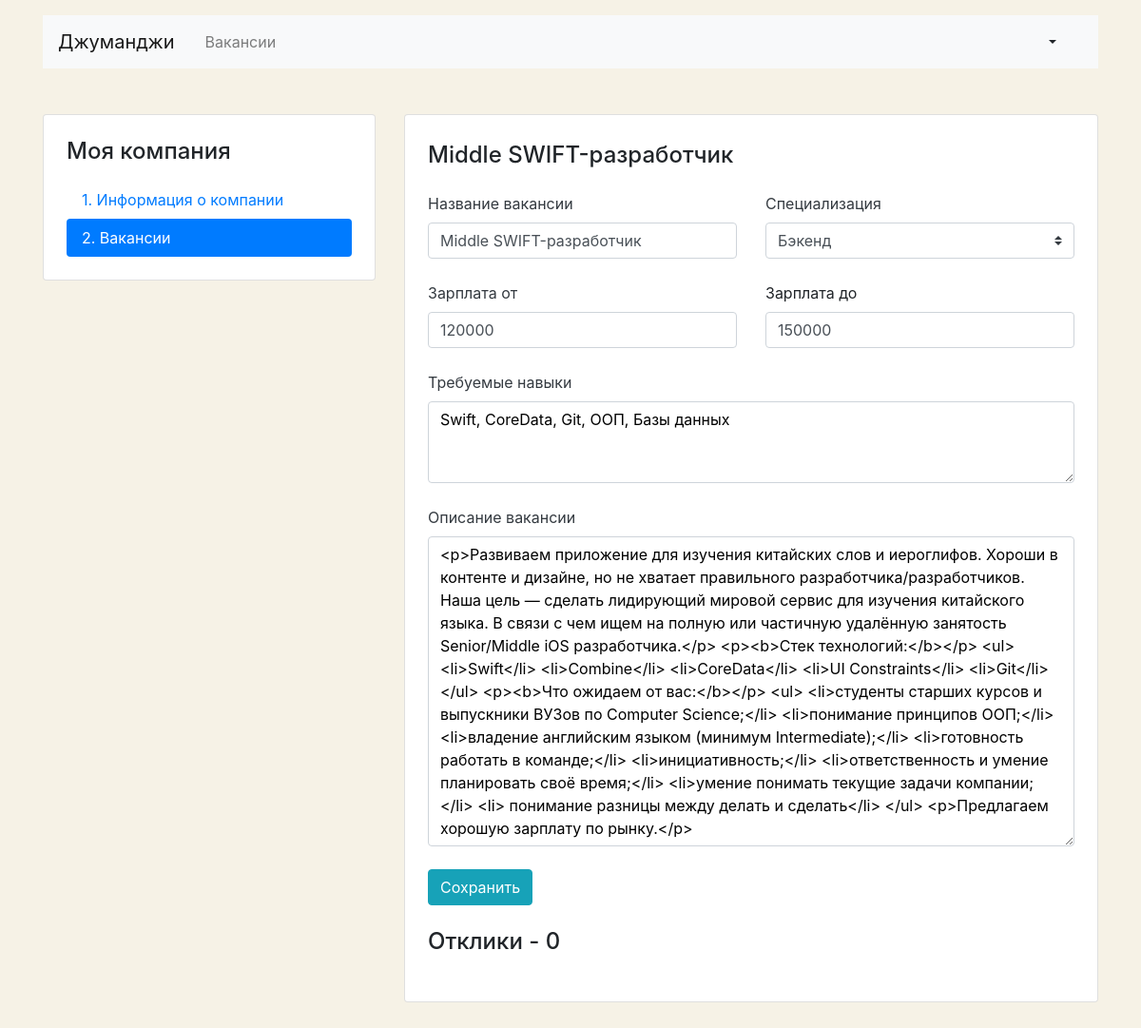
The page /mycompany/vacancies/15/ (signed in) on the database as committed earlier.
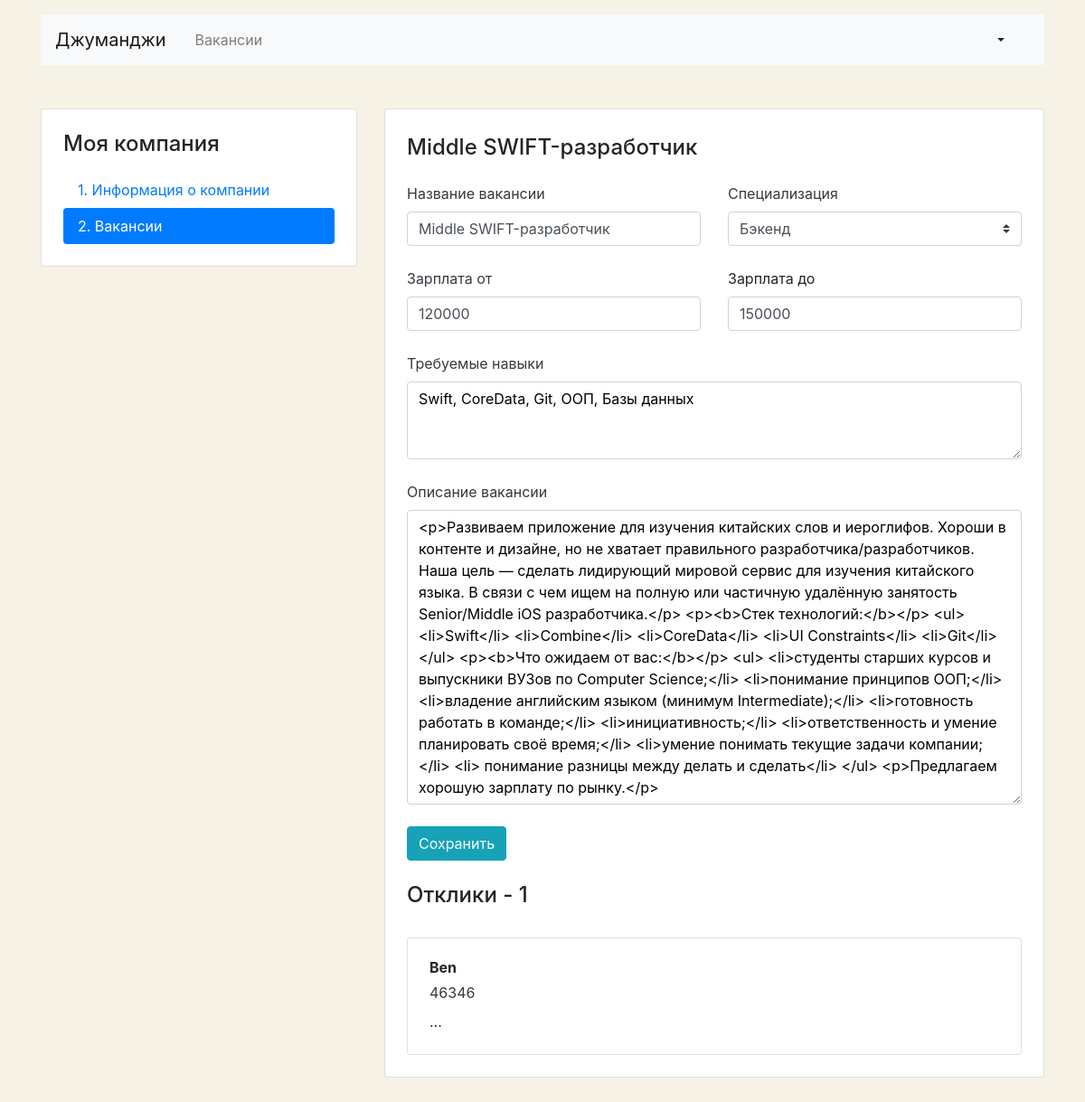
The same page on the database as committed later.
### catalog/models.py (models this page shows, shortened)
class Vacancy(models.Model):
    title = models.CharField(max_length=255, verbose_name='Название вакансии')
    specialty = models.ForeignKey(
        'Specialty',
        related_name='vacancies',
        on_delete=models.CASCADE,
        verbose_name='Специализация',
    )
    company = models.ForeignKey(
        'Company',
        related_name='vacancies',
        on_delete=models.CASCADE,
        verbose_name='Компания',
    )
    skills = models.TextField(verbose_name='Навыки')
    description = models.TextField(verbose_name='Текст')
    salary_min = models.PositiveIntegerField(verbose_name='Зарплата от')
    salary_max = models.PositiveIntegerField(verbose_name='Зарплата до')
    published_at = models.DateField(verbose_name='Опубликовано')
    class Meta:
        verbose_name = 'вакансия'
        verbose_name_plural = 'вакансии'
        ordering = ('-published_at',)

class Specialty(models.Model):
    code = models.SlugField(unique=True, verbose_name='Код')
    title = models.CharField(unique=True, max_length=255, verbose_name='Название')
    picture = models.ImageField(upload_to=settings.MEDIA_SPECIALITY_IMAGE_DIR, verbose_name='Картинка')
    class Meta:
        verbose_name = 'специализация'
        verbose_name_plural = 'специализации'
    def __str__(self):
        return self.title

class Application(models.Model):
    written_username = models.CharField(max_length=255, verbose_name='Имя')
    written_phone = models.CharField(max_length=255, verbose_name='Телефон')
    written_cover_letter = models.TextField(verbose_name='Сопроводительное письмо')
    vacancy = models.ForeignKey(
        Vacancy,
        related_name='applications',
        on_delete=models.CASCADE,
        verbose_name='Вакансия',
    )
    user = models.ForeignKey(
        User,
        related_name='applications',
        on_delete=models.CASCADE,
        verbose_name='Пользователь',
    )
    class Meta:
        verbose_name = 'отклик'
        verbose_name_plural = 'отклики'

### catalog/views.py (the view, shortened to what this page needs)
class MyCompanyVacancyUpdate(LoginRequiredMixin, UpdateView):
    form_class = VacancyForm
    template_name = 'catalog/employer/mycompany_vacancy.html'
    def get_object(self, queryset=None):
        vacancy_id = self.kwargs['vacancy_id']
        try:
            vacancy = (
                Vacancy.objects.prefetch_related('applications')
                .select_related('specialty')
                .annotate(applications_count=Count('applications'))
                .get(id=vacancy_id, company__owner=self.request.user)
            )
        except Vacancy.DoesNotExist:
            raise PermissionDenied('Вы не можете редактировать вакансии чужой компании.')
        return vacancy
    def get(self, request, *args, **kwargs):
        vacancy = self.get_object()
        form = self.form_class(instance=vacancy)
        msgs = [msg.message for msg in request._messages]
        msg = msgs[0] if msgs else ''
        context = {
            'form': form,
            'vacancy': vacancy,
            'msg': msg,
            'page': 'vacancies',
            'title': vacancy.title,
        }
        return render(request, self.template_name, context)

### catalog/forms.py
class VacancyForm(forms.ModelForm):
    specialty = forms.ModelChoiceField(queryset=Specialty.objects.all())
    class Meta:
        model = Vacancy
        fields = ('title', 'specialty', 'salary_min', 'salary_max', 'skills', 'description')

### catalog/templates/catalog/employer/mycompany_vacancy.html (shortened to what this page needs)
{% extends 'base.html' %}
{% block content %}
  <main class="container mt-3 pb-5">
    <div class="row mt-5">
      {% include 'catalog/employer/includes/mycompany_sidebar.html' %}
      <div class="col-12 col-lg-8">
        <div class="card">
          <div class="card-body px-4 pb-4 tab-content">
            <section>
              <h2 class="h4 pt-2 pb-3">{{title}}</h2>
              {% if title == 'Создание вакансии' %}
                {% include 'catalog/employer/includes/mycompany_vacancy_create_form.html' %}
              {% else %}
                {% include 'catalog/employer/includes/mycompany_vacancy_update_form.html' %}
              {% endif %}
            </section>
            {% if title != 'Создание вакансии' %}
              <h2 class="h4 pt-2 pb-3">Отклики - {{vacancy.applications_count}}</h2>
              <section id="applications">
                {% for application in vacancy.applications.all %}
                  <div class="card mt-3">
                    <div class="card-body px-4">
                      <p class="mb-1 font-weight-bold">{{application.written_username}}</p>
                      <p class="mb-2">
                        <a href="tel:{{application.written_phone}}" class="text-dark">{{application.written_phone}}</a>
                      </p>
                      <p class="mb-1">{{application.written_cover_letter}}</p>
                    </div>
                  </div>
                {% endfor %}
              </section>
            {% endif %}
          </div>
        </div>
      </div>
    </div>
  </main>
{% endblock %}

### catalog/templates/catalog/employer/includes/mycompany_vacancy_update_form.html (shortened to what this page needs)
<form action="" method="post" enctype="multipart/form-data">
  <div class="row">
    <div class="col-12 col-md-6">
      <div class="form-group pb-2">
        <label class="mb-2 text-dark" for="vacancyTitle">Название вакансии</label>
        <input class="form-control" name="title" type="text" value="{{form.initial.title}}" id="vacancyTitle">
      </div>
    </div>
    <div class="col-12 col-md-6">
      <div class="form-group pb-2">
        <label class="mb-2 text-dark" for="userSpecialization">Специализация</label>
        <select class="custom-select mr-sm-2" name="specialty" id="userSpecialization">
          <option selected value="{{vacancy.specialty.id}}">{{vacancy.specialty}}</option>
        </select>
      </div>
    </div>
  </div>
  <div class="row">
    <div class="col-12 col-md-6">
      <div class="form-group pb-2">
        <label class="mb-2 text-dark" for="vacancySalaryMin">Зарплата от</label>
        <input class="form-control" name="salary_min" type="text" value="{{form.initial.salary_min}}" id="vacancySalaryMin">
      </div>
    </div>
    <div class="col-12 col-md-6">
      <div class="form-group pb-2">
        <label class="mb-2" for="vacancySalaryMax">Зарплата до</label>
        <input class="form-control" name="salary_max" type="text" value="{{form.initial.salary_max}}" id="vacancySalaryMax">
      </div>
    </div>
  </div>
  <div class="form-group pb-2">
    <label class="mb-2 text-dark" for="vacancySkills">Требуемые навыки</label>
    <textarea class="form-control" name="skills" rows="3" id="vacancySkills" style="color:#000;">{{form.initial.skills}}</textarea>
  </div>
  <div class="form-group pb-2">
    <label class="mb-2 text-dark" for="vacancyDescription">Описание вакансии</label>
    <textarea class="form-control" name="description" rows="13" id="vacancyDescription" style="color:#000;">{{form.initial.description}}</textarea>
  </div>
  <div class="form-group">
    <input type="submit" class="btn btn-info" value="Сохранить">
  </div>
</form>

Rows that differ between the two databases and show on the page:
computed for Vacancy "Middle SWIFT-разработчик": applications_count "0" → "1"
added Application: written_username "Ben", written_phone "46346", written_cover_letter "..."
